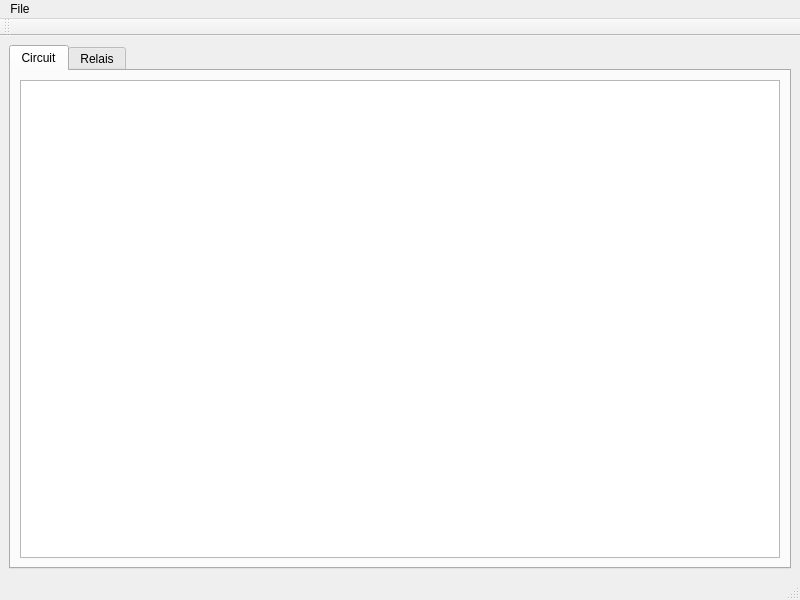
<?xml version="1.0" encoding="UTF-8"?>
<ui version="4.0">
 <class>MainWindow</class>
 <widget class="QMainWindow" name="MainWindow">
  <property name="geometry">
   <rect>
    <x>0</x>
    <y>0</y>
    <width>800</width>
    <height>600</height>
   </rect>
  </property>
  <property name="windowTitle">
   <string/>
  </property>
  <widget class="QWidget" name="centralwidget">
   <layout class="QVBoxLayout" name="verticalLayout">
    <item>
     <widget class="QTabWidget" name="tabWidget">
      <property name="currentIndex">
       <number>0</number>
      </property>
      <widget class="QWidget" name="circuitTab">
       <attribute name="title">
        <string>Circuit</string>
       </attribute>
       <layout class="QVBoxLayout" name="verticalLayout_2">
        <item>
         <widget class="QGraphicsView" name="graphicsView"/>
        </item>
       </layout>
      </widget>
      <widget class="QWidget" name="relaisTab">
       <attribute name="title">
        <string>Relais</string>
       </attribute>
       <layout class="QVBoxLayout" name="verticalLayout_3">
        <item>
         <layout class="QHBoxLayout" name="horizontalLayout">
          <item>
           <widget class="QPushButton" name="addRelayBut">
            <property name="text">
             <string>Add Relay</string>
            </property>
           </widget>
          </item>
          <item>
           <widget class="QPushButton" name="removeRelayBut">
            <property name="text">
             <string>Remove Relay</string>
            </property>
           </widget>
          </item>
          <item>
           <spacer name="horizontalSpacer">
            <property name="orientation">
             <enum>Qt::Orientation::Horizontal</enum>
            </property>
            <property name="sizeHint" stdset="0">
             <size>
              <width>40</width>
              <height>20</height>
             </size>
            </property>
           </spacer>
          </item>
         </layout>
        </item>
        <item>
         <widget class="QTableView" name="relaisView"/>
        </item>
       </layout>
      </widget>
     </widget>
    </item>
   </layout>
  </widget>
  <widget class="QMenuBar" name="menubar">
   <property name="geometry">
    <rect>
     <x>0</x>
     <y>0</y>
     <width>800</width>
     <height>36</height>
    </rect>
   </property>
   <widget class="QMenu" name="menuFile">
    <property name="title">
     <string>File</string>
    </property>
    <addaction name="actionNew"/>
    <addaction name="actionOpen"/>
    <addaction name="actionOpen_Recent"/>
    <addaction name="actionSave"/>
   </widget>
   <addaction name="menuFile"/>
  </widget>
  <widget class="QStatusBar" name="statusbar"/>
  <widget class="QToolBar" name="toolBar">
   <property name="windowTitle">
    <string>toolBar</string>
   </property>
   <attribute name="toolBarArea">
    <enum>TopToolBarArea</enum>
   </attribute>
   <attribute name="toolBarBreak">
    <bool>false</bool>
   </attribute>
  </widget>
  <action name="actionOpen">
   <property name="text">
    <string>&amp;Open</string>
   </property>
  </action>
  <action name="actionSave">
   <property name="text">
    <string>&amp;Save</string>
   </property>
  </action>
  <action name="actionOpen_Recent">
   <property name="text">
    <string>Open &amp;Recent</string>
   </property>
  </action>
  <action name="actionNew">
   <property name="text">
    <string>New</string>
   </property>
  </action>
 </widget>
 <resources/>
 <connections/>
</ui>
